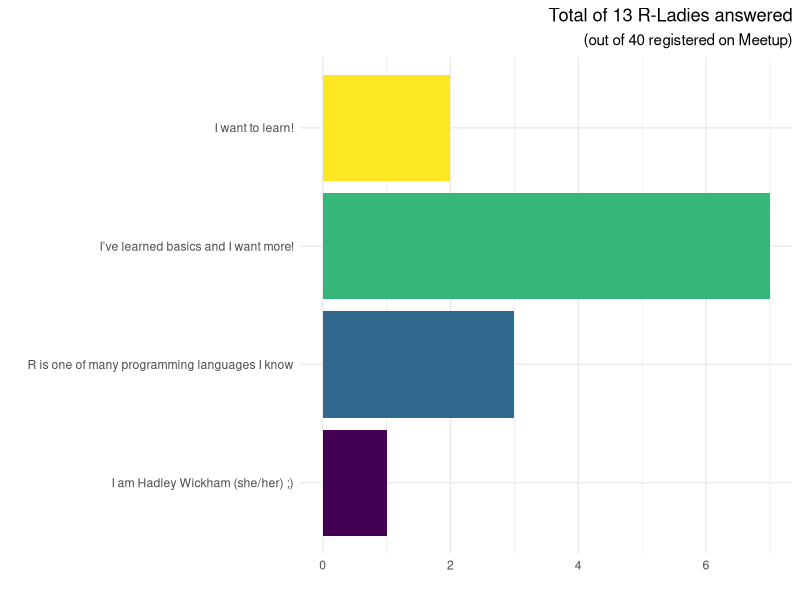
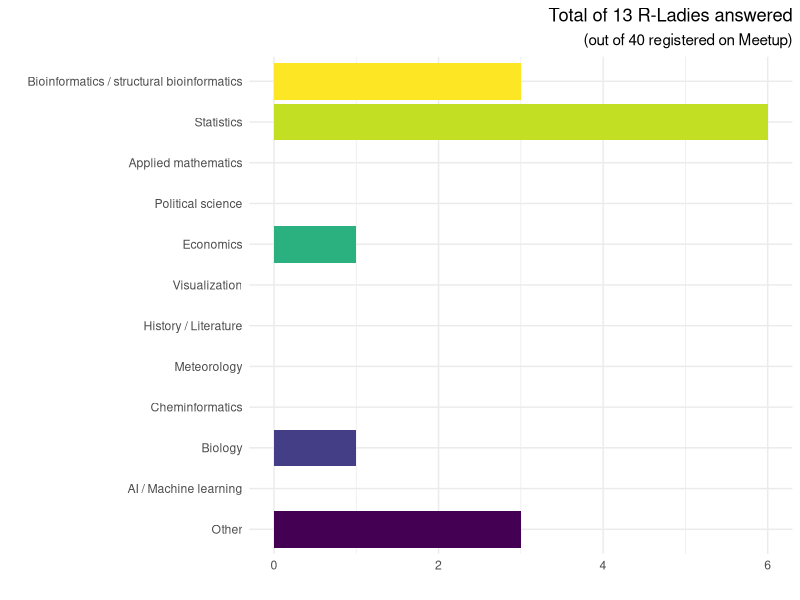
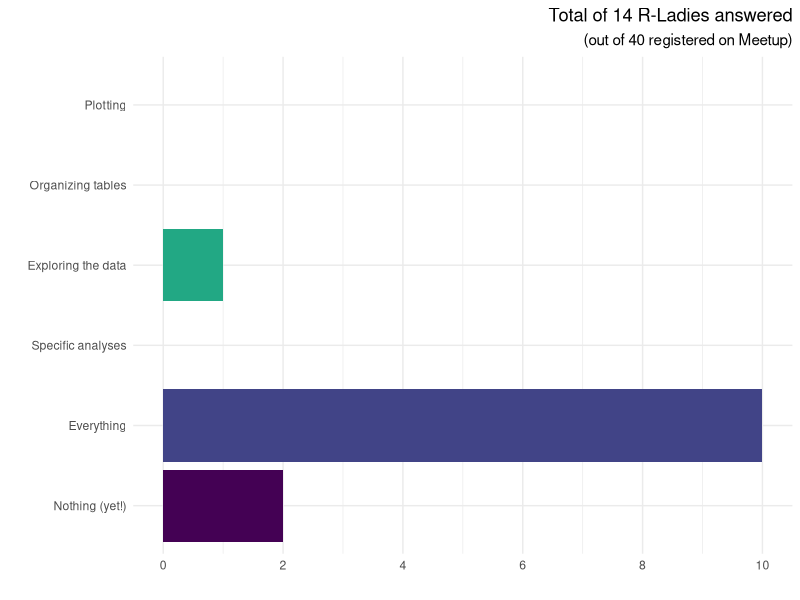

Source code (R) for these figures, in order:
## ---- chunk 1
knitr::opts_chunk$set(echo = FALSE)
library( ggplot2 )
library( tidyverse )
## ---- chunk 2
# updated by Julia on 22 Nov.2019

# here - create the tibble
poll.q1 <- tribble( ~q.alt, ~answers,
                    "I want to learn!", 2,
                    "I’ve learned basics and I want more!", 7,
                    "R is one of many programming languages I know", 3,
                    "I am Hadley Wickham (she/her) ;)", 1
                  )
# explicitly setting the order of labels
poll.q1$q.alt <- factor( poll.q1$q.alt, levels = rev( poll.q1$q.alt ), ordered = TRUE )

ggplot( poll.q1, aes( q.alt, answers, fill = q.alt ) ) +
  geom_col() + coord_flip() +
  theme_minimal() +
  theme( 
    plot.title = element_text( hjust = 1 ),
    plot.subtitle = element_text( hjust = 1 ),
    legend.position = "none"
  ) +
  ylab("") + xlab("") +
  labs( title = "Total of 13 R-Ladies answered", subtitle = "(out of 40 registered on Meetup)" )
## ---- chunk 3
poll.q2 <- tribble( ~q.alt, ~answers,
    "Bioinformatics / structural bioinformatics", 3,
    "Statistics", 6,
    "Applied mathematics", 0,
    "Political science", 0,
    "Economics", 1,
    "Visualization", 0,
    "History / Literature", 0,
    "Meteorology", 0,
    "Cheminformatics", 0,
    "Biology", 1,
    "AI / Machine learning", 0,
    "Other", 3
)
poll.q2$q.alt <- factor( poll.q2$q.alt, levels = rev( poll.q2$q.alt ), ordered = TRUE )

ggplot( poll.q2, aes( q.alt, answers, fill = q.alt ) ) +
  geom_col() + coord_flip() +
  theme_minimal() +
  theme( 
    plot.title = element_text( hjust = 1 ),
    plot.subtitle = element_text( hjust = 1 ),
    legend.position = "none"
  ) +
  ylab("") + xlab("") +
  labs( title = "Total of 13 R-Ladies answered", subtitle = "(out of 40 registered on Meetup)" )
## ---- chunk 4
poll.q3 <- tribble( ~q.alt, ~answers,
    "Plotting", 0,
    "Organizing tables", 0,
    "Exploring the data", 1,
    "Specific analyses", 0,
    "Everything", 10,
    "Nothing (yet!)", 2
)
poll.q3$q.alt <- factor( poll.q3$q.alt, levels = rev( poll.q3$q.alt ), ordered = TRUE )

ggplot( poll.q3, aes( q.alt, answers, fill = q.alt ) ) +
  geom_col() + coord_flip() +
  theme_minimal() +
  scale_y_continuous( breaks = seq( 0, 10, 2 ), labels = as.character( seq( 0, 10, 2 ) ) ) +
  theme( 
    plot.title = element_text( hjust = 1 ),
    plot.subtitle = element_text( hjust = 1 ),
    legend.position = "none"
  ) +
  ylab("") + xlab("") +
  labs( title = "Total of 14 R-Ladies answered", subtitle = "(out of 40 registered on Meetup)" )
